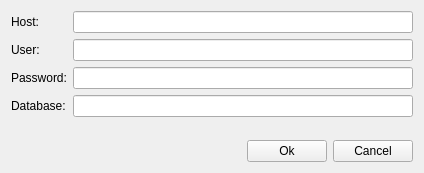
<?xml version="1.0" encoding="UTF-8"?>
<ui version="4.0">
 <class>MySQLWidget</class>
 <widget class="QWidget" name="MySQLWidget">
  <property name="geometry">
   <rect>
    <x>0</x>
    <y>0</y>
    <width>424</width>
    <height>173</height>
   </rect>
  </property>
  <property name="windowTitle">
   <string>Edit MySQL settings</string>
  </property>
  <layout class="QGridLayout" name="gridLayout">
   <item row="0" column="0">
    <layout class="QVBoxLayout" name="verticalLayout">
     <item>
      <layout class="QFormLayout" name="formLayout">
       <item row="0" column="0">
        <widget class="QLabel" name="label">
         <property name="text">
          <string>Host:</string>
         </property>
        </widget>
       </item>
       <item row="1" column="0">
        <widget class="QLabel" name="label_2">
         <property name="text">
          <string>User:</string>
         </property>
        </widget>
       </item>
       <item row="2" column="0">
        <widget class="QLabel" name="label_3">
         <property name="text">
          <string>Password:</string>
         </property>
        </widget>
       </item>
       <item row="3" column="0">
        <widget class="QLabel" name="label_4">
         <property name="text">
          <string>Database:</string>
         </property>
        </widget>
       </item>
       <item row="0" column="1">
        <widget class="QLineEdit" name="hostEdit"/>
       </item>
       <item row="1" column="1">
        <widget class="QLineEdit" name="userEdit"/>
       </item>
       <item row="2" column="1">
        <widget class="QLineEdit" name="passEdit"/>
       </item>
       <item row="3" column="1">
        <widget class="QLineEdit" name="dbEdit"/>
       </item>
      </layout>
     </item>
     <item>
      <layout class="QHBoxLayout" name="horizontalLayout_3">
       <item>
        <spacer name="horizontalSpacer">
         <property name="orientation">
          <enum>Qt::Horizontal</enum>
         </property>
         <property name="sizeHint" stdset="0">
          <size>
           <width>40</width>
           <height>20</height>
          </size>
         </property>
        </spacer>
       </item>
       <item>
        <widget class="QPushButton" name="submitBtn">
         <property name="text">
          <string>Ok</string>
         </property>
        </widget>
       </item>
       <item>
        <widget class="QPushButton" name="cancelBtn">
         <property name="text">
          <string>Cancel</string>
         </property>
        </widget>
       </item>
      </layout>
     </item>
    </layout>
   </item>
  </layout>
 </widget>
 <resources/>
 <connections/>
</ui>
